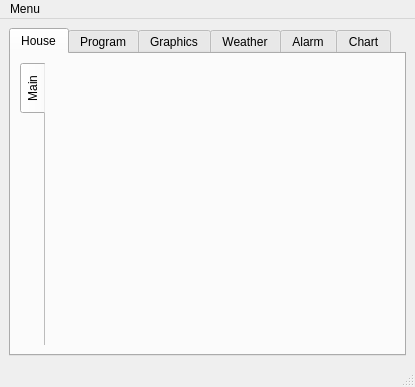
<?xml version="1.0" encoding="UTF-8"?>
<ui version="4.0">
 <class>mainwin</class>
 <widget class="QMainWindow" name="mainwin">
  <property name="geometry">
   <rect>
    <x>0</x>
    <y>0</y>
    <width>415</width>
    <height>387</height>
   </rect>
  </property>
  <property name="sizePolicy">
   <sizepolicy hsizetype="Ignored" vsizetype="Preferred">
    <horstretch>0</horstretch>
    <verstretch>0</verstretch>
   </sizepolicy>
  </property>
  <property name="windowTitle">
   <string>LogisDom</string>
  </property>
  <property name="windowIcon">
   <iconset resource="onewire.qrc">
    <normaloff>:/images/images/kfm_home.png</normaloff>:/images/images/kfm_home.png</iconset>
  </property>
  <widget class="QWidget" name="centralwidget">
   <layout class="QGridLayout" name="gridLayout_2">
    <item row="0" column="0">
     <widget class="QTabWidget" name="tabWidget">
      <property name="enabled">
       <bool>true</bool>
      </property>
      <property name="sizePolicy">
       <sizepolicy hsizetype="Expanding" vsizetype="Expanding">
        <horstretch>0</horstretch>
        <verstretch>0</verstretch>
       </sizepolicy>
      </property>
      <property name="acceptDrops">
       <bool>false</bool>
      </property>
      <property name="autoFillBackground">
       <bool>true</bool>
      </property>
      <property name="styleSheet">
       <string notr="true"/>
      </property>
      <property name="tabPosition">
       <enum>QTabWidget::North</enum>
      </property>
      <property name="currentIndex">
       <number>0</number>
      </property>
      <property name="usesScrollButtons">
       <bool>false</bool>
      </property>
      <property name="documentMode">
       <bool>false</bool>
      </property>
      <property name="movable">
       <bool>false</bool>
      </property>
      <widget class="QWidget" name="House">
       <attribute name="title">
        <string>House</string>
       </attribute>
       <layout class="QGridLayout" name="gridLayout_3">
        <item row="0" column="0">
         <widget class="QTabWidget" name="tabWidgetIcon">
          <property name="tabPosition">
           <enum>QTabWidget::West</enum>
          </property>
          <property name="currentIndex">
           <number>0</number>
          </property>
          <property name="documentMode">
           <bool>true</bool>
          </property>
          <widget class="QWidget" name="Main">
           <attribute name="title">
            <string>Main</string>
           </attribute>
          </widget>
         </widget>
        </item>
       </layout>
      </widget>
      <widget class="QWidget" name="Program">
       <attribute name="title">
        <string>Program</string>
       </attribute>
       <layout class="QGridLayout" name="gridLayout">
        <item row="0" column="0">
         <widget class="QTabWidget" name="tabWidgetPrg">
          <property name="tabPosition">
           <enum>QTabWidget::West</enum>
          </property>
          <property name="currentIndex">
           <number>0</number>
          </property>
          <property name="usesScrollButtons">
           <bool>true</bool>
          </property>
          <property name="documentMode">
           <bool>true</bool>
          </property>
          <property name="movable">
           <bool>true</bool>
          </property>
          <widget class="QWidget" name="Switch">
           <attribute name="title">
            <string>Switch</string>
           </attribute>
           <layout class="QGridLayout" name="gridLayout_7">
            <item row="0" column="0">
             <widget class="QScrollArea" name="scrollAreaSwitch">
              <property name="widgetResizable">
               <bool>true</bool>
              </property>
              <widget class="QWidget" name="scrollAreaWidgetContents_3">
               <property name="geometry">
                <rect>
                 <x>0</x>
                 <y>0</y>
                 <width>326</width>
                 <height>256</height>
                </rect>
               </property>
              </widget>
             </widget>
            </item>
           </layout>
          </widget>
          <widget class="QWidget" name="Heating">
           <attribute name="title">
            <string>Heating</string>
           </attribute>
           <layout class="QGridLayout" name="gridLayout_6">
            <item row="0" column="0">
             <widget class="QScrollArea" name="scrollAreaHeating">
              <property name="widgetResizable">
               <bool>true</bool>
              </property>
              <widget class="QWidget" name="scrollAreaWidgetContents_2">
               <property name="geometry">
                <rect>
                 <x>0</x>
                 <y>0</y>
                 <width>98</width>
                 <height>28</height>
                </rect>
               </property>
              </widget>
             </widget>
            </item>
           </layout>
          </widget>
          <widget class="QWidget" name="Event">
           <attribute name="title">
            <string>Event</string>
           </attribute>
           <layout class="QGridLayout" name="gridLayout_5">
            <item row="0" column="0">
             <widget class="QScrollArea" name="scrollAreaEvent">
              <property name="widgetResizable">
               <bool>true</bool>
              </property>
              <widget class="QWidget" name="scrollAreaWidgetContents">
               <property name="geometry">
                <rect>
                 <x>0</x>
                 <y>0</y>
                 <width>326</width>
                 <height>256</height>
                </rect>
               </property>
              </widget>
             </widget>
            </item>
           </layout>
          </widget>
         </widget>
        </item>
       </layout>
      </widget>
      <widget class="QWidget" name="Graphics">
       <attribute name="title">
        <string>Graphics</string>
       </attribute>
       <layout class="QGridLayout" name="gridLayout_4">
        <item row="0" column="0">
         <widget class="QTabWidget" name="tabWidgetGraphic">
          <property name="contextMenuPolicy">
           <enum>Qt::CustomContextMenu</enum>
          </property>
          <property name="tabPosition">
           <enum>QTabWidget::West</enum>
          </property>
          <property name="currentIndex">
           <number>0</number>
          </property>
          <property name="documentMode">
           <bool>true</bool>
          </property>
          <property name="movable">
           <bool>true</bool>
          </property>
          <widget class="QWidget" name="MainGraph">
           <attribute name="title">
            <string>MainGraph</string>
           </attribute>
          </widget>
         </widget>
        </item>
       </layout>
      </widget>
      <widget class="QWidget" name="Weather">
       <attribute name="title">
        <string>Weather</string>
       </attribute>
      </widget>
      <widget class="QWidget" name="Alarm">
       <property name="enabled">
        <bool>true</bool>
       </property>
       <attribute name="title">
        <string>Alarm</string>
       </attribute>
      </widget>
      <widget class="QWidget" name="tab">
       <attribute name="title">
        <string>Chart</string>
       </attribute>
       <layout class="QGridLayout" name="gridLayout_8">
        <item row="0" column="0">
         <widget class="QTabWidget" name="tabWidgetChart">
          <property name="tabPosition">
           <enum>QTabWidget::West</enum>
          </property>
          <property name="currentIndex">
           <number>0</number>
          </property>
          <widget class="QWidget" name="Mainchart">
           <attribute name="title">
            <string>Main Chart</string>
           </attribute>
          </widget>
         </widget>
        </item>
       </layout>
      </widget>
     </widget>
    </item>
   </layout>
  </widget>
  <widget class="QMenuBar" name="menubar">
   <property name="geometry">
    <rect>
     <x>0</x>
     <y>0</y>
     <width>415</width>
     <height>22</height>
    </rect>
   </property>
   <property name="mouseTracking">
    <bool>false</bool>
   </property>
   <property name="acceptDrops">
    <bool>false</bool>
   </property>
   <widget class="QMenu" name="menuMenu">
    <property name="title">
     <string>Menu</string>
    </property>
    <addaction name="actionShow_palette"/>
    <addaction name="actionConfig"/>
    <addaction name="actionSaveConfig"/>
    <addaction name="action_propos_de"/>
    <addaction name="actionDead_device"/>
    <addaction name="actionResize_Workspace"/>
    <addaction name="actionSet_Window_to_Workspace"/>
    <addaction name="actionQuitter"/>
   </widget>
   <addaction name="menuMenu"/>
  </widget>
  <widget class="QStatusBar" name="statusbar"/>
  <action name="actionConfig">
   <property name="text">
    <string>Setup</string>
   </property>
  </action>
  <action name="actionSaveConfig">
   <property name="text">
    <string>Save as (txt)</string>
   </property>
  </action>
  <action name="actionQuitter">
   <property name="text">
    <string>Quit</string>
   </property>
  </action>
  <action name="action_propos_de">
   <property name="text">
    <string>About</string>
   </property>
  </action>
  <action name="actionAlarmes">
   <property name="text">
    <string>Alarms</string>
   </property>
  </action>
  <action name="actionCompress_Data_File">
   <property name="text">
    <string>Zip old files</string>
   </property>
  </action>
  <action name="actionUnCompress_Data_File">
   <property name="text">
    <string>UnCompress Data File</string>
   </property>
  </action>
  <action name="actionShow_palette">
   <property name="text">
    <string>Show palette</string>
   </property>
  </action>
  <action name="actionRestart">
   <property name="text">
    <string>Restart</string>
   </property>
  </action>
  <action name="actionDead_device">
   <property name="text">
    <string>Dead device</string>
   </property>
  </action>
  <action name="actionSet_Window_to_Workspace">
   <property name="text">
    <string>Set Window to Workspace Size</string>
   </property>
  </action>
  <action name="actionResize_Workspace">
   <property name="text">
    <string>Resize Workspace</string>
   </property>
  </action>
 </widget>
 <resources>
  <include location="onewire.qrc"/>
 </resources>
 <connections/>
</ui>
